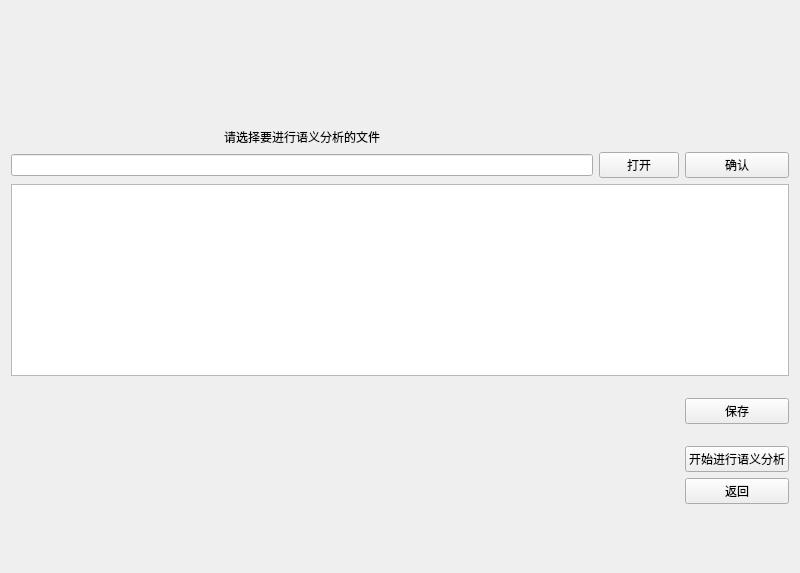
<?xml version="1.0" encoding="UTF-8"?>
<ui version="4.0">
 <class>semanticana</class>
 <widget class="QWidget" name="semanticana">
  <property name="geometry">
   <rect>
    <x>0</x>
    <y>0</y>
    <width>800</width>
    <height>573</height>
   </rect>
  </property>
  <property name="windowTitle">
   <string>Form</string>
  </property>
  <layout class="QGridLayout" name="gridLayout">
   <item row="8" column="2">
    <spacer name="verticalSpacer_3">
     <property name="orientation">
      <enum>Qt::Vertical</enum>
     </property>
     <property name="sizeHint" stdset="0">
      <size>
       <width>20</width>
       <height>40</height>
      </size>
     </property>
    </spacer>
   </item>
   <item row="5" column="0">
    <spacer name="verticalSpacer">
     <property name="orientation">
      <enum>Qt::Vertical</enum>
     </property>
     <property name="sizeHint" stdset="0">
      <size>
       <width>20</width>
       <height>40</height>
      </size>
     </property>
    </spacer>
   </item>
   <item row="3" column="1">
    <widget class="QPushButton" name="pushButton">
     <property name="text">
      <string>打开</string>
     </property>
    </widget>
   </item>
   <item row="0" column="0">
    <spacer name="verticalSpacer_2">
     <property name="orientation">
      <enum>Qt::Vertical</enum>
     </property>
     <property name="sizeHint" stdset="0">
      <size>
       <width>20</width>
       <height>40</height>
      </size>
     </property>
    </spacer>
   </item>
   <item row="3" column="2">
    <widget class="QPushButton" name="pushButton_2">
     <property name="text">
      <string>确认</string>
     </property>
    </widget>
   </item>
   <item row="7" column="2">
    <widget class="QPushButton" name="pushButton_5">
     <property name="text">
      <string>返回</string>
     </property>
    </widget>
   </item>
   <item row="4" column="0" colspan="3">
    <widget class="QPlainTextEdit" name="plainTextEdit"/>
   </item>
   <item row="5" column="2">
    <widget class="QPushButton" name="pushButton_3">
     <property name="text">
      <string>保存</string>
     </property>
    </widget>
   </item>
   <item row="6" column="2">
    <widget class="QPushButton" name="pushButton_4">
     <property name="text">
      <string>开始进行语义分析</string>
     </property>
    </widget>
   </item>
   <item row="3" column="0">
    <widget class="QLineEdit" name="lineEdit"/>
   </item>
   <item row="2" column="0">
    <widget class="QLabel" name="label">
     <property name="text">
      <string>请选择要进行语义分析的文件</string>
     </property>
     <property name="alignment">
      <set>Qt::AlignCenter</set>
     </property>
    </widget>
   </item>
   <item row="1" column="0">
    <spacer name="verticalSpacer_4">
     <property name="orientation">
      <enum>Qt::Vertical</enum>
     </property>
     <property name="sizeHint" stdset="0">
      <size>
       <width>20</width>
       <height>40</height>
      </size>
     </property>
    </spacer>
   </item>
  </layout>
 </widget>
 <resources/>
 <connections/>
</ui>
